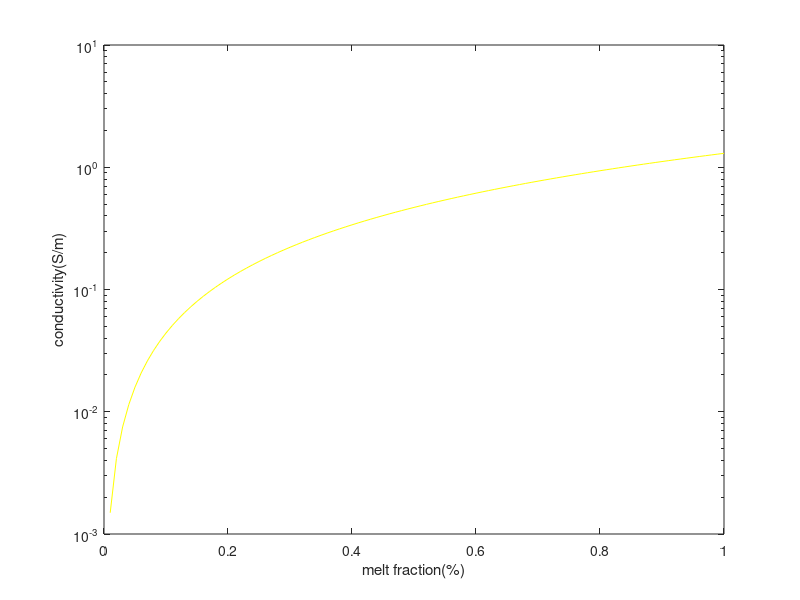

The MATLAB script that drew this image:
%%Modified archie's law
%%Ten Grotenhuis S M, Drury M R, Spiers C J, et al. Melt distribution in olivine rocks based on electrical conductivity measurements[J]. Journal of Geophysical Research: Solid Earth, 2005, 110(12): 1-11. https://doi.org/10.1029/2004JB003462.
%%Watanabe T, Kurita K. The relationship between electrical conductivity and melt fraction in a partially molten simple system: Archie¡¯s law behavior[J]. Physics of the Earth and Planetary Interiors, 1993, 78(1-2): 9-17. https://doi.org/10.1016/0031-9201(93)90079-O.
%%coded by GuJiangfan@CUGB
%%meltfraction-conductivity 
meltsigma=1;%replace it with any result you find/calculate/measure
phi=0:0.01:1;
phip=phi*100;
C=1.3;
m=1.47;
sigmaachie=meltsigma*C*power(phi,m);
semilogy(phi,sigmaachie,'y');
hold on
xlabel('melt fraction(%)');
ylabel('conductivity(S/m)');
